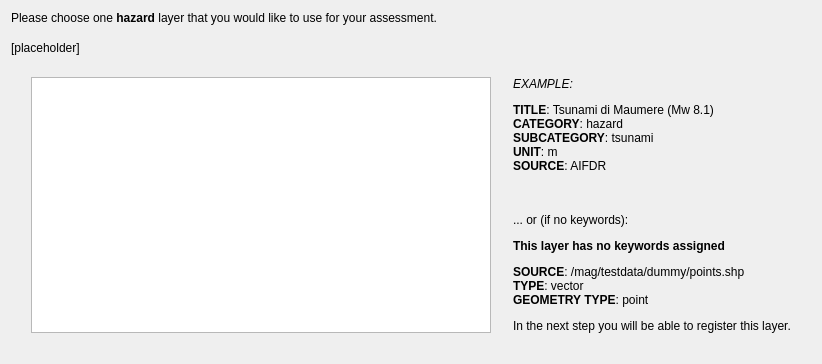
     <widget class="QWidget" name="pgF12HazLayerBrowser">
      <layout class="QVBoxLayout" name="verticalLayout_12">
       <item>
        <widget class="QLabel" name="lblSelectBrowserHazLayer">
         <property name="text">
          <string>&lt;html&gt;&lt;head/&gt;&lt;body&gt;&lt;p&gt;Please choose one &lt;span style=&quot; font-weight:600;&quot;&gt;hazard&lt;/span&gt; layer that you would like to use for your assessment.&lt;/p&gt;&lt;/body&gt;&lt;/html&gt;</string>
         </property>
         <property name="wordWrap">
          <bool>true</bool>
         </property>
        </widget>
       </item>
       <item>
        <spacer name="verticalSpacer_63">
         <property name="orientation">
          <enum>Qt::Vertical</enum>
         </property>
         <property name="sizeType">
          <enum>QSizePolicy::Fixed</enum>
         </property>
         <property name="sizeHint" stdset="0">
          <size>
           <width>20</width>
           <height>10</height>
          </size>
         </property>
        </spacer>
       </item>
       <item>
        <widget class="QLabel" name="lblHazLayerFromBrowserConstraint">
         <property name="text">
          <string>[placeholder]</string>
         </property>
         <property name="wordWrap">
          <bool>true</bool>
         </property>
        </widget>
       </item>
       <item>
        <spacer name="verticalSpacer_33">
         <property name="orientation">
          <enum>Qt::Vertical</enum>
         </property>
         <property name="sizeType">
          <enum>QSizePolicy::Fixed</enum>
         </property>
         <property name="sizeHint" stdset="0">
          <size>
           <width>20</width>
           <height>16</height>
          </size>
         </property>
        </spacer>
       </item>
       <item>
        <layout class="QGridLayout" name="gridLayout_11">
         <item row="0" column="0">
          <spacer name="horizontalSpacer_29">
           <property name="orientation">
            <enum>Qt::Horizontal</enum>
           </property>
           <property name="sizeType">
            <enum>QSizePolicy::Fixed</enum>
           </property>
           <property name="sizeHint" stdset="0">
            <size>
             <width>20</width>
             <height>20</height>
            </size>
           </property>
          </spacer>
         </item>
         <item row="0" column="2">
          <spacer name="horizontalSpacer_28">
           <property name="orientation">
            <enum>Qt::Horizontal</enum>
           </property>
           <property name="sizeType">
            <enum>QSizePolicy::Fixed</enum>
           </property>
           <property name="sizeHint" stdset="0">
            <size>
             <width>16</width>
             <height>20</height>
            </size>
           </property>
          </spacer>
         </item>
         <item row="0" column="3">
          <widget class="QLabel" name="lblDescribeBrowserHazLayer">
           <property name="text">
            <string>&lt;html&gt;&lt;head/&gt;&lt;body&gt;&lt;p&gt;&lt;i&gt;EXAMPLE:&lt;/i&gt;&lt;/p&gt;&lt;p&gt;&lt;span style=&quot; font-weight:600;&quot;&gt;TITLE&lt;/span&gt;: Tsunami di Maumere (Mw 8.1)&lt;br/&gt;&lt;span style=&quot; font-weight:600;&quot;&gt;CATEGORY&lt;/span&gt;: hazard&lt;br/&gt;&lt;span style=&quot; font-weight:600;&quot;&gt;SUBCATEGORY&lt;/span&gt;: tsunami&lt;br/&gt;&lt;span style=&quot; font-weight:600;&quot;&gt;UNIT&lt;/span&gt;: m&lt;br/&gt;&lt;span style=&quot; font-weight:600;&quot;&gt;SOURCE&lt;/span&gt;: AIFDR &lt;br/&gt;&lt;br/&gt;&lt;/p&gt;&lt;p&gt;... or (if no keywords):&lt;/p&gt;&lt;p&gt;&lt;span style=&quot; font-weight:600;&quot;&gt;This layer has no keywords assigned&lt;/span&gt;&lt;/p&gt;&lt;p&gt;&lt;span style=&quot; font-weight:600;&quot;&gt;SOURCE&lt;/span&gt;: /mag/testdata/dummy/points.shp&lt;br/&gt;&lt;span style=&quot; font-weight:600;&quot;&gt;TYPE&lt;/span&gt;: vector&lt;br/&gt;&lt;span style=&quot; font-weight:600;&quot;&gt;GEOMETRY TYPE&lt;/span&gt;: point&lt;/p&gt;&lt;p&gt;In the next step you will be able to register this layer.&lt;/p&gt;&lt;/body&gt;&lt;/html&gt;</string>
           </property>
           <property name="alignment">
            <set>Qt::AlignLeading|Qt::AlignLeft|Qt::AlignTop</set>
           </property>
           <property name="wordWrap">
            <bool>true</bool>
           </property>
          </widget>
         </item>
         <item row="0" column="4">
          <spacer name="horizontalSpacer_30">
           <property name="orientation">
            <enum>Qt::Horizontal</enum>
           </property>
           <property name="sizeType">
            <enum>QSizePolicy::Fixed</enum>
           </property>
           <property name="sizeHint" stdset="0">
            <size>
             <width>20</width>
             <height>20</height>
            </size>
           </property>
          </spacer>
         </item>
         <item row="0" column="1">
          <widget class="QTreeView" name="tvBrowserHazard">
           <property name="minimumSize">
            <size>
             <width>460</width>
             <height>0</height>
            </size>
           </property>
           <property name="maximumSize">
            <size>
             <width>460</width>
             <height>16777215</height>
            </size>
           </property>
           <attribute name="headerVisible">
            <bool>false</bool>
           </attribute>
          </widget>
         </item>
        </layout>
       </item>
       <item>
        <spacer name="verticalSpacer_34">
         <property name="orientation">
          <enum>Qt::Vertical</enum>
         </property>
         <property name="sizeType">
          <enum>QSizePolicy::Fixed</enum>
         </property>
         <property name="sizeHint" stdset="0">
          <size>
           <width>20</width>
           <height>20</height>
          </size>
         </property>
        </spacer>
       </item>
      </layout>
     </widget>
